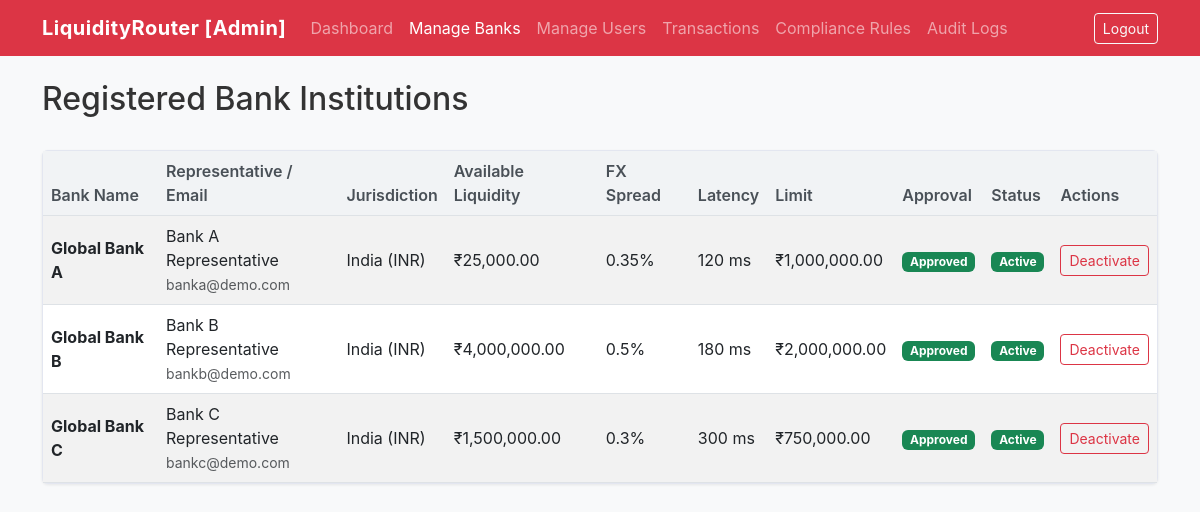
Screenshot of /manage_banks (signed in) with the database file from the repository.
### tables this page shows
CREATE TABLE banks (
            bank_id INTEGER PRIMARY KEY AUTOINCREMENT,
            user_id INTEGER NOT NULL,
            bank_name TEXT NOT NULL,
            country TEXT NOT NULL,
            currency TEXT NOT NULL,
            liquidity REAL NOT NULL DEFAULT 0,
            fx_spread REAL NOT NULL DEFAULT 0,
            latency INTEGER NOT NULL DEFAULT 0,
            transaction_limit REAL NOT NULL DEFAULT 0,
            status TEXT NOT NULL DEFAULT 'Active',
            FOREIGN KEY (user_id) REFERENCES users(user_id)
        );

CREATE TABLE users (
            user_id INTEGER PRIMARY KEY AUTOINCREMENT,
            name TEXT NOT NULL,
            email TEXT NOT NULL UNIQUE,
            password TEXT NOT NULL,
            phone TEXT,
            role TEXT NOT NULL,
            approval_status TEXT NOT NULL DEFAULT 'Approved',
            account_status TEXT NOT NULL DEFAULT 'Active',
            created_at TEXT
        );

### app.py (the view)
@app.route("/manage_banks")
def manage_banks():
    if "user_id" not in session or session.get("role") != "admin":
        flash("Unauthorized access.", "error")
        return redirect(url_for("login"))
    banks = database.get_all_banks()
    return render_template("manage_banks.html", banks=banks)

### database.py (called while the page is built)
def create_connection():
    os.makedirs(DB_DIR, exist_ok=True)
    conn = sqlite3.connect(DB_PATH)
    conn.row_factory = sqlite3.Row
    conn.execute("PRAGMA foreign_keys = ON;")
    return conn

def get_all_banks():
    conn = create_connection()
    cursor = conn.cursor()
    cursor.execute('''
        SELECT b.*, u.name as owner_name, u.email as owner_email, u.approval_status, u.account_status as user_account_status
        FROM banks b
        JOIN users u ON b.user_id = u.user_id
        ORDER BY b.bank_id ASC
    ''')
    banks = cursor.fetchall()
    conn.close()
    return banks

### templates/manage_banks.html (shortened to what this page needs)
<!DOCTYPE html>
<html lang="en">
<head>
    <link href="https://cdn.jsdelivr.net/npm/bootstrap@5.3.0/dist/css/bootstrap.min.css" rel="stylesheet">
    <link rel="stylesheet" href="{{ url_for('static', filename='style.css') }}">
</head>
<body>
    <nav class="navbar navbar-expand-lg navbar-dark bg-danger mb-4">
        <div class="container">
            <a class="navbar-brand" href="{{ url_for('admin_dashboard') }}">LiquidityRouter [Admin]</a>
            <div class="collapse navbar-collapse" id="navbarNav">
                <ul class="navbar-nav me-auto">
                    <li class="nav-item"><a class="nav-link" href="{{ url_for('admin_dashboard') }}">Dashboard</a></li>
                    <li class="nav-item"><a class="nav-link active" href="{{ url_for('manage_banks') }}">Manage
                            Banks</a></li>
                    <li class="nav-item"><a class="nav-link" href="{{ url_for('manage_users') }}">Manage Users</a></li>
                    <li class="nav-item"><a class="nav-link" href="{{ url_for('transactions') }}">Transactions</a></li>
                    <li class="nav-item"><a class="nav-link" href="{{ url_for('compliance_rules') }}">Compliance
                            Rules</a></li>
                    <li class="nav-item"><a class="nav-link" href="{{ url_for('audit_logs') }}">Audit Logs</a></li>
                </ul>
                <a href="{{ url_for('logout') }}" class="btn btn-outline-light btn-sm">Logout</a>
            </div>
        </div>
    </nav>
    <div class="container">
        <div class="d-flex justify-content-between align-items-center mb-4">
            <h2>Registered Bank Institutions</h2>
        </div>
        <div class="card">
            <div class="card-body p-0">
                <div class="table-responsive">
                    <table class="table table-striped table-hover mb-0 align-middle">
                        <thead>
                            <tr>
                                <th>Bank Name</th>
                                <th>Representative / Email</th>
                                <th>Jurisdiction</th>
                                <th>Available Liquidity</th>
                                <th>FX Spread</th>
                                <th>Latency</th>
                                <th>Limit</th>
                                <th>Approval</th>
                                <th>Status</th>
                                <th>Actions</th>
                            </tr>
                        </thead>
                        <tbody>
                            {% if banks %}
                            {% for b in banks %}
                            <tr>
                                <td><strong>{{ b.bank_name }}</strong></td>
                                <td>{{ b.owner_name }}<br><small class="text-muted">{{ b.owner_email }}</small></td>
                                <td>{{ b.country }} ({{ b.currency }})</td>
                                <td>₹{{ "{:,.2f}".format(b.liquidity) }}</td>
                                <td>{{ b.fx_spread }}%</td>
                                <td>{{ b.latency }} ms</td>
                                <td>₹{{ "{:,.2f}".format(b.transaction_limit) }}</td>
                                <td>
                                    <span
                                        class="badge {% if b.approval_status == 'Approved' %}bg-success{% elif b.approval_status == 'Pending' %}bg-warning text-dark{% else %}bg-danger{% endif %}">
                                        {{ b.approval_status }}
                                    </span>
                                </td>
                                <td>
                                    <span
                                        class="badge {% if b.status == 'Active' %}bg-success{% else %}bg-secondary{% endif %}">
                                        {{ b.status }}
                                    </span>
                                </td>
                                <td>
                                    <div class="d-flex gap-1">
                                        {% if b.status == 'Active' %}
                                        <form action="{{ url_for('deactivate_bank', bank_id=b.bank_id) }}"
                                            method="POST">
                                            <button type="submit"
                                                class="btn btn-sm btn-outline-danger">Deactivate</button>
                                        </form>
                                        {% else %}
                                        <form action="{{ url_for('activate_bank', bank_id=b.bank_id) }}" method="POST">
                                            <button type="submit"
                                                class="btn btn-sm btn-outline-success">Activate</button>
                                        </form>
                                        {% endif %}
                                    </div>
                                </td>
                            </tr>
                            {% endfor %}
                            {% else %}
                            <tr>
                                <td colspan="10" class="text-center text-muted py-4">No bank institutions registered.
                                </td>
                            </tr>
                            {% endif %}
                        </tbody>
                    </table>
                </div>
            </div>
        </div>
    </div>
</body>
</html>

### static/style.css (style rules this page uses)
body { background-color: #f8f9fa; font-family: -apple-system, BlinkMacSystemFont, "Segoe UI", Roboto, "Helvetica Neue", Arial, sans-serif; color: #333333; }
.navbar-brand { font-weight: 700; letter-spacing: 0.5px; }
.card { border-radius: 6px; box-shadow: 0 1px 3px rgba(0,0,0,0.08); margin-bottom: 20px; border: 1px solid #de5d67; border-color: #e3e6f0; }
.table th { background-color: #f1f3f5; font-weight: 600; color: #495057; }

### rows the page displays
banks: bank_name "Global Bank A", owner_name "Bank A Representative", owner_email "banka@demo.com", country "India", currency "INR", liquidity "25,000.00", fx_spread "0.35", latency "120", transaction_limit "1,000,000.00", approval_status "Approved", status "Active"
banks: bank_name "Global Bank B", owner_name "Bank B Representative", owner_email "bankb@demo.com", country "India", currency "INR", liquidity "4,000,000.00", fx_spread "0.5", latency "180", transaction_limit "2,000,000.00", approval_status "Approved", status "Active"
banks: bank_name "Global Bank C", owner_name "Bank C Representative", owner_email "bankc@demo.com", country "India", currency "INR", liquidity "1,500,000.00", fx_spread "0.3", latency "300", transaction_limit "750,000.00", approval_status "Approved", status "Active"
